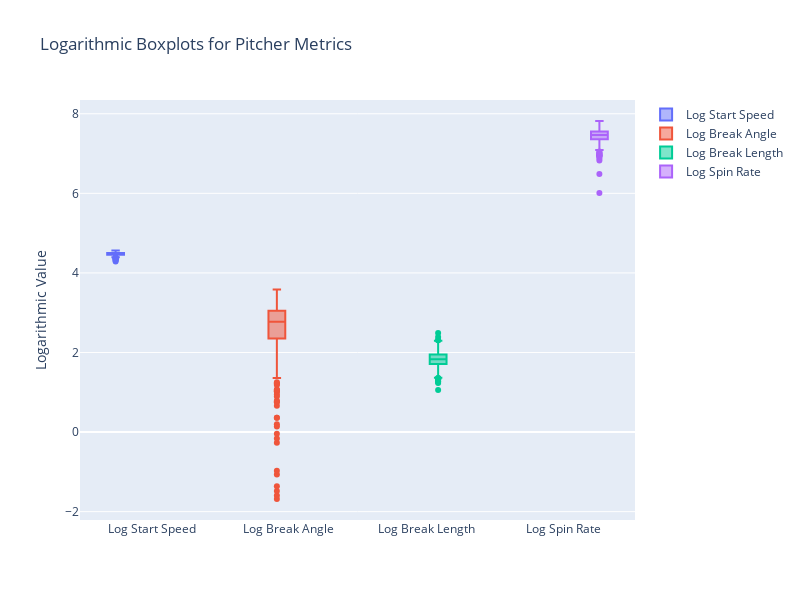

Notebook source saved alongside this figure:
### Code cell
import plotly.graph_objects as go
import numpy as np

# Apply logarithmic transformation to the columns, handling non-positive values
avg_pitcher['log_start_speed'] = np.log(avg_pitcher['start_speed'].replace(0, np.nan))
avg_pitcher['log_break_angle'] = np.log(avg_pitcher['break_angle'].replace(0, np.nan))
avg_pitcher['log_break_length'] = np.log(avg_pitcher['break_length'].replace(0, np.nan))
avg_pitcher['log_spin_rate'] = np.log(avg_pitcher['spin_rate'].replace(0, np.nan))

# Create the box plots for the log-transformed values
fig = go.Figure()

# Boxplot for Logarithmic Start Speed
fig.add_trace(go.Box(y=avg_pitcher['log_start_speed'], name='Log Start Speed'))

# Boxplot for Logarithmic Break Angle
fig.add_trace(go.Box(y=avg_pitcher['log_break_angle'], name='Log Break Angle'))

# Boxplot for Logarithmic Break Length
fig.add_trace(go.Box(y=avg_pitcher['log_break_length'], name='Log Break Length'))

# Boxplot for Logarithmic Spin Rate
fig.add_trace(go.Box(y=avg_pitcher['log_spin_rate'], name='Log Spin Rate'))

# Update layout
fig.update_layout(
    title="Logarithmic Boxplots for Pitcher Metrics", 
    yaxis_title="Logarithmic Value",
    boxmode='group',  # Group the box plots
    width=800, 
    height=600
)

# Show the plot
fig.show()

### Figure 1 — Plotly figure (JSON) as saved in the notebook; plotly's stock layout.template omitted (floating-point values rounded to 4 significant figures; data arrays with more than 128 entries replaced by an {"elided": "..."} marker saying what was removed)
{"data": [{"name": "Log Start Speed", "type": "box", "y": {"elided": "640 float values"}}, {"name": "Log Break Angle", "type": "box", "y": {"elided": "640 float values"}}, {"name": "Log Break Length", "type": "box", "y": {"elided": "640 float values"}}, {"name": "Log Spin Rate", "type": "box", "y": {"elided": "640 float values"}}], "layout": {"boxmode": "group", "height": 600, "title": {"text": "Logarithmic Boxplots for Pitcher Metrics"}, "width": 800, "yaxis": {"title": {"text": "Logarithmic Value"}}}}
